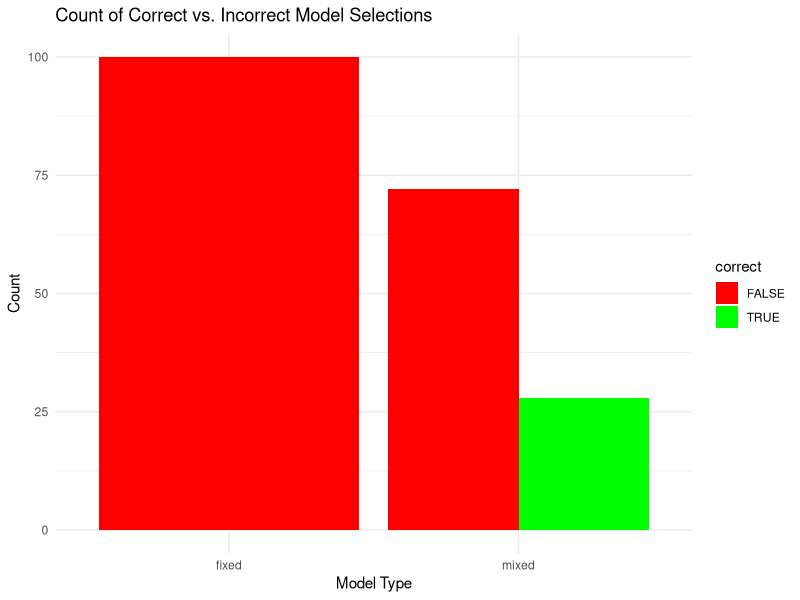
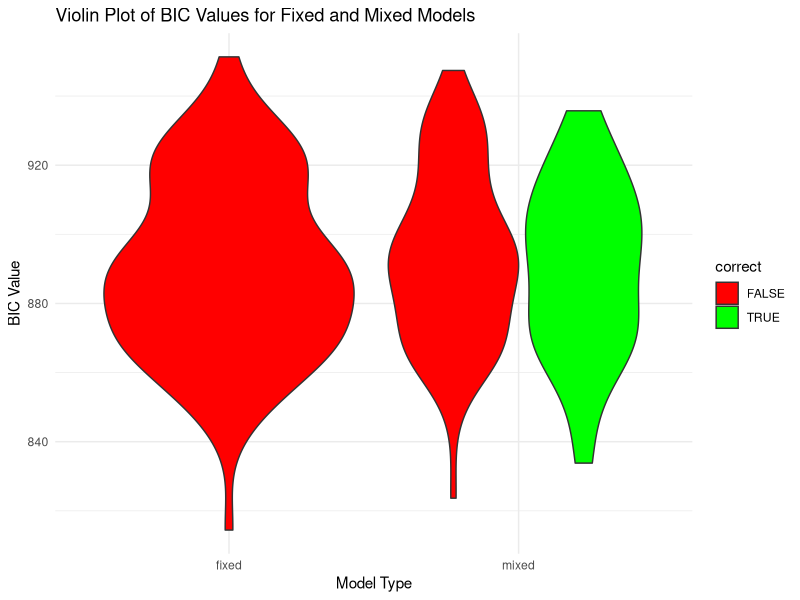

Reproduce these figures in R, in order.
library(lme4)
library(MASS)
library(ggplot2)
library(dplyr)

simulate_and_fit_models <- function(ni, m, beta, true_model, random_effects_var, num_simulations = 100) {
  results <- data.frame(model = character(), BIC = numeric(), correct = logical(), stringsAsFactors = FALSE)
  
  for (i in 1:num_simulations) {
    n <- ni * m
    X <- rnorm(n)
    group_effect <- if (true_model == "mixed") rnorm(m, mean = 0, sd = sqrt(random_effects_var)) else rep(0, m)
    epsilon <- rnorm(n)
    y <- X * beta + rep(group_effect, each = ni) + epsilon
    
    data <- data.frame(y = y, X = X, group_id = as.factor(rep(1:m, each = ni)))
    model_fixed <- lm(y ~ X - 1, data = data)
    model_mixed <- lmer(y ~ X - 1 + (1 | group_id), data = data)
    
    bic_fixed <- BIC(model_fixed)
    bic_mixed <- BIC(model_mixed)
    
    selected_model <- ifelse(bic_fixed < bic_mixed, "fixed", "mixed")
    is_correct <- selected_model == true_model
    
    results <- rbind(results, data.frame(model = "fixed", BIC = bic_fixed, correct = selected_model == "fixed" & true_model == "fixed"))
    results <- rbind(results, data.frame(model = "mixed", BIC = bic_mixed, correct = selected_model == "mixed" & true_model == "mixed"))
  }
  
  return(results)
}

set.seed(123)
results <- simulate_and_fit_models(ni = 10, m = 30, beta = 1, true_model = "mixed", random_effects_var = 0.1, num_simulations = 100)

# Print results
print(results)

# Bar plot for correct model selection counts
correct_counts <- results %>%
  group_by(model, correct) %>%
  summarize(count = n())

ggplot(correct_counts, aes(x = model, y = count, fill = correct)) +
  geom_bar(stat = "identity", position = "dodge") +
  labs(title = "Count of Correct vs. Incorrect Model Selections",
       x = "Model Type",
       y = "Count") +
  scale_fill_manual(values = c("TRUE" = "green", "FALSE" = "red")) +
  theme_minimal()

# Violin plot for BIC values
ggplot(results, aes(x = model, y = BIC, fill = correct)) +
  geom_violin() +
  labs(title = "Violin Plot of BIC Values for Fixed and Mixed Models",
       x = "Model Type",
       y = "BIC Value") +
  scale_fill_manual(values = c("TRUE" = "green", "FALSE" = "red")) +
  theme_minimal()

